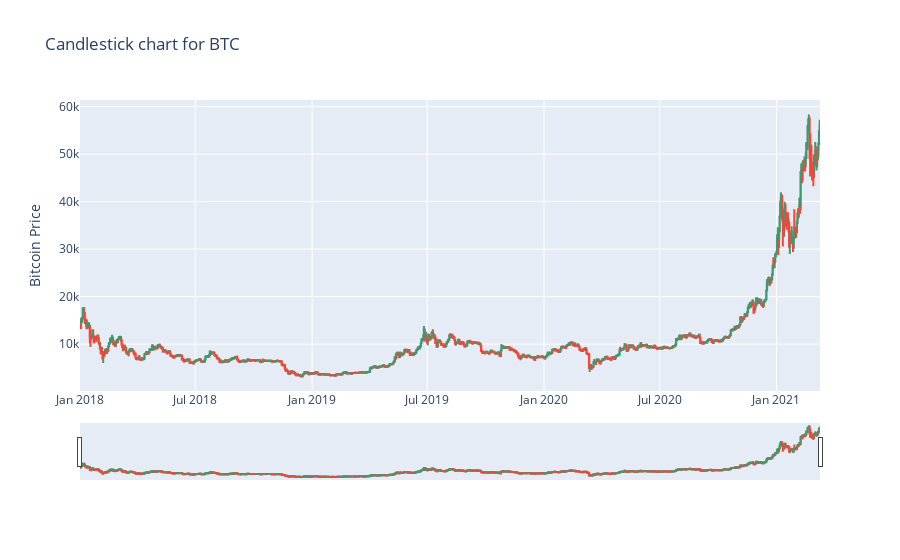

Notebook code for this chart:
### Code cell
import plotly.graph_objects as go

import pandas as pd
from datetime import datetime

fig = go.Figure(data=[go.Candlestick(x=df['Date'],
                open=df['Open'],
                high=df['High'],
                low=df['Low'],
                close=df['Close'])])

fig.update_layout(
    title='Candlestick chart for BTC',
    yaxis_title='Bitcoin Price')


fig.show()

### Figure 1 — Plotly figure (JSON) as saved in the notebook; plotly's stock layout.template omitted (floating-point values rounded to 4 significant figures; data arrays with more than 128 entries replaced by an {"elided": "..."} marker saying what was removed)
{"data": [{"close": {"elided": "1165 float values"}, "high": {"elided": "1165 float values"}, "low": {"elided": "1165 float values"}, "open": {"elided": "1165 float values"}, "type": "candlestick", "x": {"elided": "1165 str values"}}], "layout": {"title": {"text": "Candlestick chart for BTC"}, "yaxis": {"title": {"text": "Bitcoin Price"}}}}
